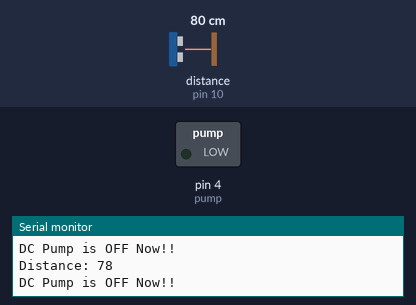
A sketch run on a simulated Arduino Uno, built with avr-gcc and run on an emulated ATmega328P. Parts: switched loads named in the sketch (green lamp = pin HIGH), the last lines printed to the serial monitor. Wiring (inferred from the names in the program): ultrasonic range finder: trigger pin 9; echo pin 10. Inputs (shaded band) come from the test bench; at power-on: distance to the obstacle (sensor on pin 10) 80 cm. The echo pulse lasts 58.3 µs per cm; pins used as bus, display or sensor lines are not drawn.

Above: at 1.3 s.
1.4 s: distance to the obstacle (sensor on pin 10) set to 28 cm
2.9 s: distance to the obstacle (sensor on pin 10) set to 23 cm
At 3.6 s:
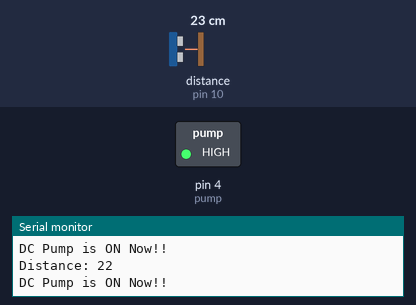
4.5 s: distance to the obstacle (sensor on pin 10) set to 35 cm
At 5.0 s:
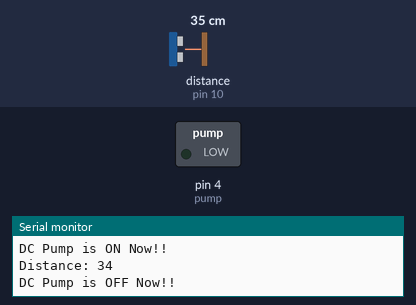
6.0 s: distance to the obstacle (sensor on pin 10) set to 2 cm
At 6.4 s:
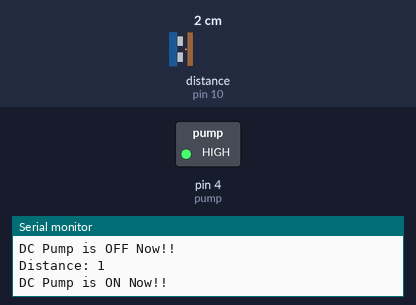
Timing chart, 0 to 8.5 s (numbered marks = the images above; inputs shaded):
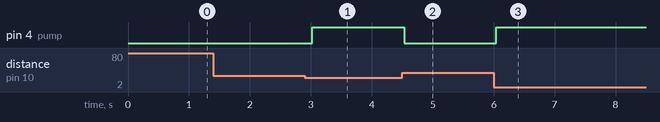

Measured:
- the behaviour switches between 26 and 25 cm on distance to the obstacle (sensor on pin 10) (found by bisection; images 0 and 1)
- after the input at 2.9 s, pin 4 (pump): LOW → HIGH after 0.13 s
- after the input at 4.5 s, pin 4 (pump): HIGH → LOW at once
- after the input at 6.0 s, pin 4 (pump): LOW → HIGH at once

The sketch:

Automatic_water_dispenser.ino
```cpp
const int trigPin = 9;
const int echoPin = 10;

#define pump 4

long duration;
int distance;


void setup() {
    pinMode(trigPin, OUTPUT); // Sets the trigPin as an Output
    pinMode(echoPin, INPUT); // Sets the echoPin as an Input
    pinMode(pump,OUTPUT);
    Serial.begin(9600); // For serial communication
    }


void loop() {
    digitalWrite(trigPin, LOW);
    delayMicroseconds(2);
    digitalWrite(trigPin, HIGH);
    delayMicroseconds(10);
    digitalWrite(trigPin, LOW);
    duration = pulseIn(echoPin, HIGH);
    //Distance calculation
    distance= duration*0.034/2;
    // Printinng the distance on the Serial Monitor
    Serial.print("Distance: ");
    Serial.println(distance);


    if (distance <25 )
{
 digitalWrite(pump,HIGH);
 Serial.println("DC Pump is ON Now!!");
 delay(500);
}
else
{
 digitalWrite(pump,LOW);
 Serial.println("DC Pump is OFF Now!!");
 delay(500);

}


    }
```
